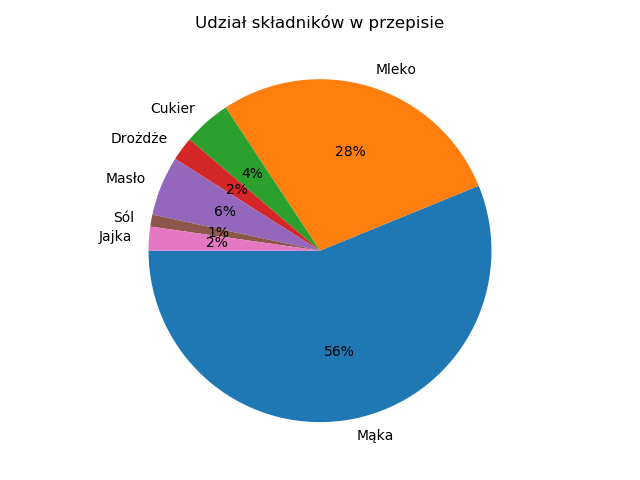

This chart was generated by the following Python code:
import matplotlib.pyplot as plt
import pandas as pd

data = pd.read_csv("przepis.csv", index_col=1)
skladniki = data.index
waga = data["Waga w g"]

plt.pie(waga, labels=skladniki, autopct='%1.0f%%', startangle=180)
plt.savefig('wykres.png', facecolor='w', orientation='portrait')
plt.title('Udział składników w przepisie')
plt.savefig("wykres4.pdf")
plt.show()
